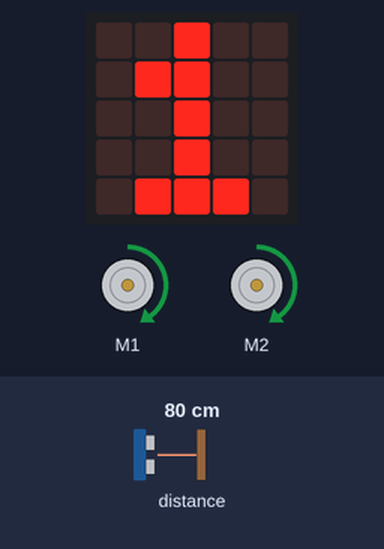
Recording of a program running on a simulated BBC micro:bit (MakeCode). Parts: 2 × DC motor (green arrow = forward, orange = backward, longer = faster), the board's 5×5 LED display. Inputs (shaded band) come from the test bench; at power-on: distance to the obstacle 80 cm. Random numbers come from a fixed seed.

Above: at 1.9 s.
2.0 s: distance to the obstacle set to 17 cm
3.5 s: distance to the obstacle set to 13 cm
At 4.1 s:
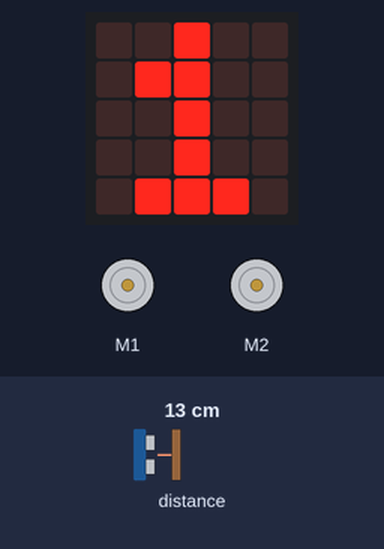
5.0 s: distance to the obstacle set to 18 cm
At 5.3 s:
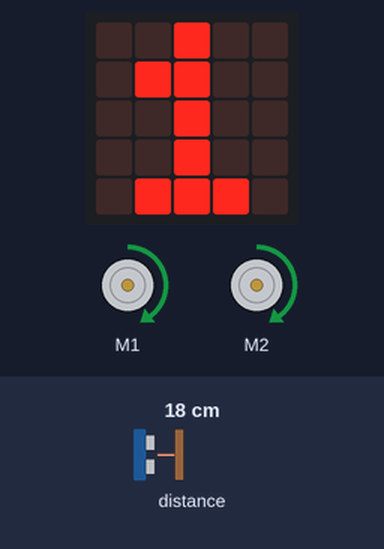
6.5 s: distance to the obstacle set to 2 cm
At 7.6 s:
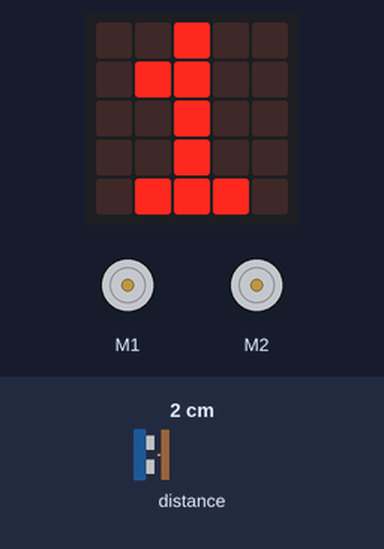
Timing chart, 0 to 9.0 s (numbered marks = the images above; inputs shaded):
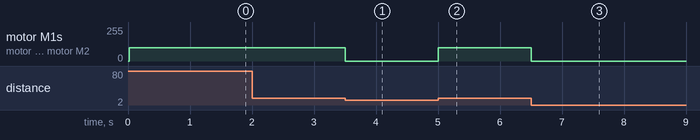

Measured:
- the behaviour switches between 15 and 14 cm on distance to the obstacle (found by bisection; images 0 and 1)
- after the input at 2.0 s, every drawn part: stays the same
- after the input at 3.5 s, motor M1, motor M2: forward 100/255 → stopped at once
- after the input at 5.0 s, motor M1, motor M2: stopped → forward 100/255 at once
- after the input at 6.5 s, motor M1, motor M2: forward 100/255 → stopped at once

The program:

main.ts
```typescript
let riching = randint(1, 3)
maqueen.motorRun(maqueen.Motors.All, maqueen.Dir.CW, 100)
basic.showString("" + ("" + riching))
basic.forever(function on_forever() {
    if (maqueen.Ultrasonic(PingUnit.Centimeters) < 15) {
        maqueen.motorStop(maqueen.Motors.All)
    } else {
        maqueen.motorRun(maqueen.Motors.All, maqueen.Dir.CW, 100)
    }

})
```

test.ts
```typescript
// tests gaan hier; deze zal niet worden gecompileerd wanneer dit pakket wordt gebruikt als extensie.
```
